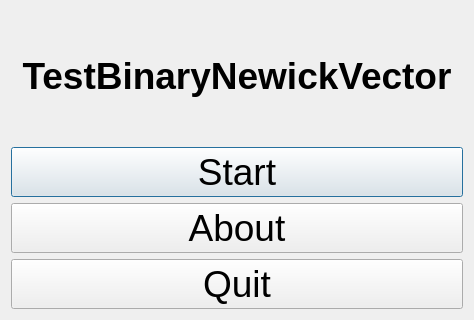
<?xml version="1.0" encoding="UTF-8"?>
<ui version="4.0">
 <class>QtTestBinaryNewickVectorMenuDialog</class>
 <widget class="QDialog" name="QtTestBinaryNewickVectorMenuDialog">
  <property name="geometry">
   <rect>
    <x>0</x>
    <y>0</y>
    <width>474</width>
    <height>320</height>
   </rect>
  </property>
  <property name="font">
   <font>
    <pointsize>28</pointsize>
   </font>
  </property>
  <property name="windowTitle">
   <string>TestBinaryNewickVector</string>
  </property>
  <layout class="QVBoxLayout" name="verticalLayout">
   <item>
    <widget class="QLabel" name="label_title">
     <property name="font">
      <font>
       <pointsize>28</pointsize>
       <weight>75</weight>
       <bold>true</bold>
      </font>
     </property>
     <property name="text">
      <string>TestBinaryNewickVector</string>
     </property>
     <property name="alignment">
      <set>Qt::AlignCenter</set>
     </property>
    </widget>
   </item>
   <item>
    <widget class="QPushButton" name="button_start">
     <property name="text">
      <string>Start</string>
     </property>
    </widget>
   </item>
   <item>
    <widget class="QPushButton" name="button_about">
     <property name="text">
      <string>About</string>
     </property>
    </widget>
   </item>
   <item>
    <widget class="QPushButton" name="button_quit">
     <property name="text">
      <string>Quit</string>
     </property>
    </widget>
   </item>
  </layout>
 </widget>
 <layoutdefault spacing="6" margin="11"/>
 <resources/>
 <connections/>
</ui>
